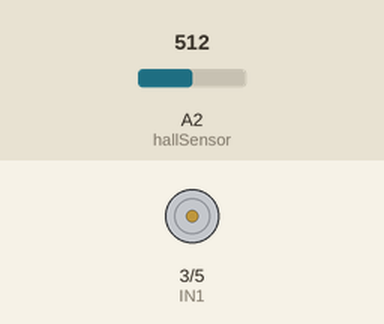
Recording of a sketch running on a simulated Arduino Uno, built with avr-gcc and run on an emulated ATmega328P. Parts: motor-driver pin pairs drawn as motors (green arrow = first pin HIGH = forward, orange = second pin HIGH = backward, longer = more drive). The inputs (shaded band) are chosen by the test bench; at power-on: A2 (hallSensor) = 512.

Above: at 1.2 s.
1.3 s: A2 (hallSensor) set to 499
2.8 s: A2 (hallSensor) set to 481
At 3.7 s:
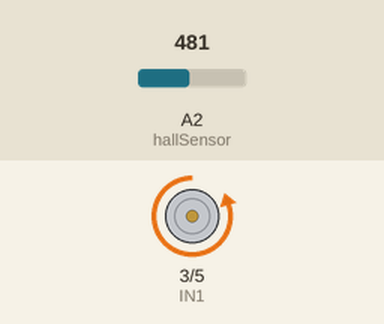
Timing chart, 0 to 5.8 s (numbered marks = the images above; inputs shaded):
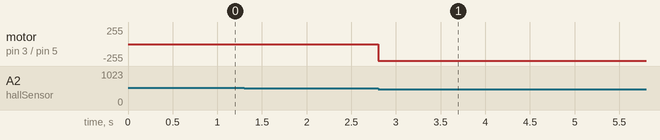

The sketch:

mag_lev.ino
```cpp
//Show Pinouts
//D3 = IN1
//D4 = nFault
//D5 = IN2

//Readings from hall effect
//198 = electromagnet OFF
//325 = electromagnet ON
//191 = electromagnet REVERSE
//520 = ideal

int levVal = 488;         //Desired value for the hall effect reading (past: 488)
int magOffset = 251;      //This the offset value for our electromagnet output (past: 251)

float P = - .2;           //Proportional Gain
float D = - .001;         //Derivative Gain
float dlyVal = 1000;      //Delay for obtaining value for dT

//Set up pins
int hallSensor = A2;
int IN1 = 3;
int IN2 = 5;

// Set up times for delta calc
unsigned long currentTime;
unsigned long lastTime;
float dT = 1;

// Set up magnet control variables
int sensorValue;
int error;
int lastError;

void setup() {
  pinMode(hallSensor, INPUT);
  pinMode(IN1, OUTPUT);
  pinMode(IN2, OUTPUT);

  Serial.begin(115200);

  error = 0;
  lastError = 0;
  lastTime = millis();
}


void loop() {
  currentTime = millis();
  dT = currentTime - lastTime;

//  Serial.println(dT);

  sensorValue = analogRead(hallSensor);

//  Serial.println(sensorValue);

  error = sensorValue - levVal;                       //positive if magnet is too high, negative if magnet is too low
  int derivativeValue = (error - lastError) / dT;     //positive if magnet is higher than before, negative if magnet is lower than before
  lastError = error;

//  Serial.print(" , ");
//  Serial.print(derivativeValue);

  int writeValue = P * error + D * derivativeValue + magOffset;
  if(writeValue > 255){
    writeValue = 255;
  }
//  Serial.print(" , ");
//  Serial.println(writeValue);

  if(sensorValue < levVal)
  {
    analogWrite(IN1, 0);
    analogWrite(IN2, writeValue);
  }
  else
  {
    analogWrite(IN2, 0);
  }

  delayMicroseconds(dlyVal);
  lastTime = currentTime;

//  Serial.print(currentTime);
//  Serial.print(" , ");
//  Serial.print(sensorValue);
//  Serial.print(" , ");
//  Serial.println(writeValue);
}
```

Measured:
- the behaviour switches between 488 and 487 on A2 (hallSensor) (found by bisection; images 0 and 1)
- after the input at 1.3 s, every drawn part: stays the same
- after the input at 2.8 s, motor on pin 3 (IN1) / pin 5 (IN2): stopped → backward 252/255 at once
